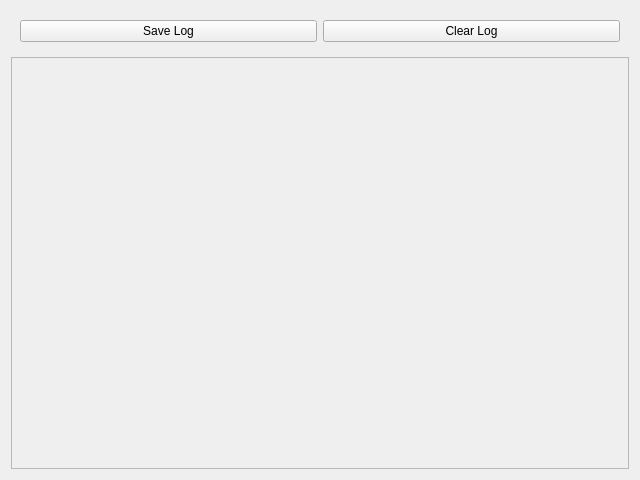
<?xml version="1.0" encoding="UTF-8"?>
<ui version="4.0">
 <class>Form</class>
 <widget class="QWidget" name="Form">
  <property name="geometry">
   <rect>
    <x>0</x>
    <y>0</y>
    <width>640</width>
    <height>480</height>
   </rect>
  </property>
  <property name="minimumSize">
   <size>
    <width>620</width>
    <height>300</height>
   </size>
  </property>
  <property name="windowTitle">
   <string>Form</string>
  </property>
  <layout class="QVBoxLayout" name="verticalLayout">
   <item>
    <widget class="QWidget" name="widget" native="true">
     <layout class="QHBoxLayout" name="horizontalLayout">
      <item>
       <widget class="QPushButton" name="SaveLogBtn">
        <property name="text">
         <string>Save Log</string>
        </property>
       </widget>
      </item>
      <item>
       <widget class="QPushButton" name="ClearLogBtn">
        <property name="text">
         <string>Clear Log</string>
        </property>
       </widget>
      </item>
     </layout>
    </widget>
   </item>
   <item>
    <widget class="QScrollArea" name="scrollArea">
     <property name="widgetResizable">
      <bool>true</bool>
     </property>
     <widget class="QWidget" name="scrollAreaWidgetContents">
      <property name="geometry">
       <rect>
        <x>0</x>
        <y>0</y>
        <width>620</width>
        <height>413</height>
       </rect>
      </property>
      <layout class="QFormLayout" name="LogContentLayout"/>
     </widget>
    </widget>
   </item>
  </layout>
 </widget>
 <resources/>
 <connections/>
</ui>
